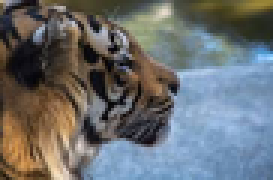
#> input picture Python/images/Color/test.png, 91 x 60 px, shrunk from 275 x 183 before the run (shown 3 times larger)
$ python histograms.py
#> lines starting #> are read from the running program, lines starting #| are printed output that depends on the picture
import cv2
import numpy as np
import matplotlib.pyplot as plt

def calculate_and_plot_histograms(color_image_path, bw_image_paths):
    # Загрузка цветного изображения
#> called with color_image_path = 'images/Color/test.png'
    color_image = cv2.imread(color_image_path)
#> color_image is the input picture: shape (60, 91, 3); mean B, G, R 112.2, 110.3, 106.7
    color_image_gray = cv2.cvtColor(color_image, cv2.COLOR_BGR2GRAY)
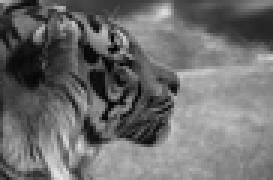
#> color_image_gray: shape (60, 91) (shown 3 times larger); min 4, max 228, mean 109.5

    # Вычисление гистограммы цветного изображения
    hist_color = cv2.calcHist([color_image_gray], [0], None, [256], [0, 256])
#> hist_color = 256 values, max 63 at index 158, min 0 at index 0, mean 21.33
    hist_color = hist_color / hist_color.sum()  # Нормализация
#> hist_color = 256 values, max 0.0115 at index 158, min 0 at index 0, mean 0.00391

    # Хранение результатов
    correlations = []
    histograms_bw = []

    for bw_image_path in bw_image_paths:
        # Загрузка черно-белого изображения
        bw_image = cv2.imread(bw_image_path, cv2.IMREAD_GRAYSCALE)
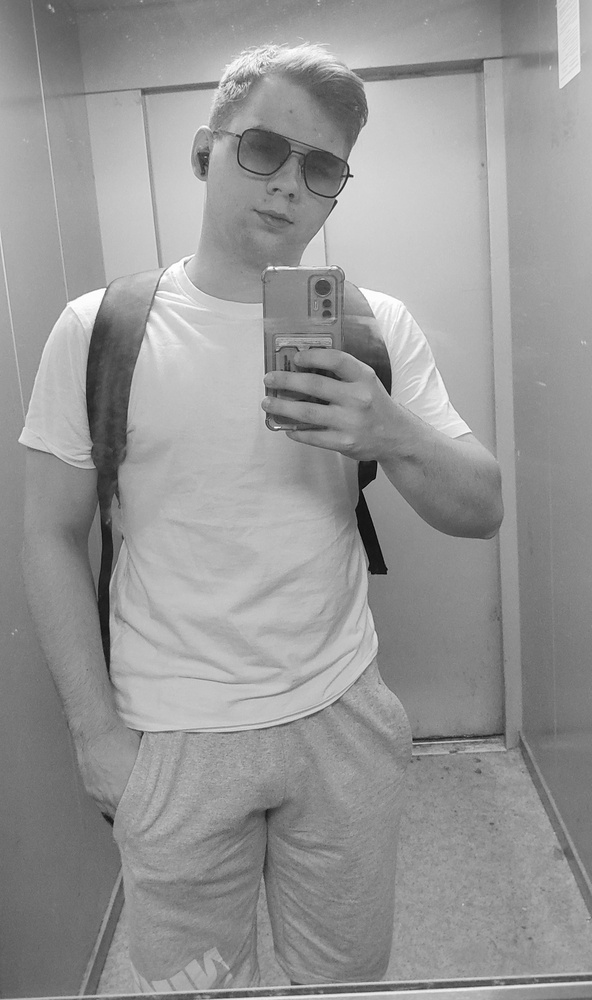
#> input picture Python/images/BW/bwimage1.jpg, 592 x 1000 px, shrunk from 1800 x 3038 before the run
#> bw_image is the input picture: shape (1000, 592); min 2, max 255, mean 150.6

        # Вычисление гистограммы черно-белого изображения
        hist_bw = cv2.calcHist([bw_image], [0], None, [256], [0, 256])
#> hist_bw = 256 values, max 8079 at index 138, min 0 at index 0, mean 2312.5
        hist_bw = hist_bw / hist_bw.sum()  # Нормализация
#> hist_bw = 256 values, max 0.0136 at index 138, min 0 at index 0, mean 0.00391
        histograms_bw.append(hist_bw)

        # Сравнение гистограмм
        correlation = cv2.compareHist(hist_color, hist_bw, cv2.HISTCMP_CORREL)
#> correlation = 0.561
        correlations.append(correlation)

    # Построение графиков гистограмм
    plt.figure(figsize=(12, 8))

    # Гистограмма цветного изображения
    plt.subplot(2, 2, 1)
    plt.plot(hist_color, color='blue', label='Цветное изображение (градации серого)')
    plt.title('Гистограмма цветного изображения (градации серого)', fontsize=12)
    plt.xlabel('Интенсивность пикселя', fontsize=10)
    plt.ylabel('Нормированная частота', fontsize=10)
    plt.legend()

    # Гистограммы черно-белых изображений
    for i, hist_bw in enumerate(histograms_bw):
        plt.subplot(2, 2, i + 2)
        plt.plot(hist_bw, color='black', label=f'Чёрно-белое изображение {i + 1}')
        plt.title(f'Гистограмма чёрно-белого изображения {i + 1}', fontsize=12)
        plt.xlabel('Интенсивность пикселя', fontsize=10)
        plt.ylabel('Нормированная частота', fontsize=10)
        plt.legend()
#> this loop made 2 passes

    plt.tight_layout()
    plt.show()
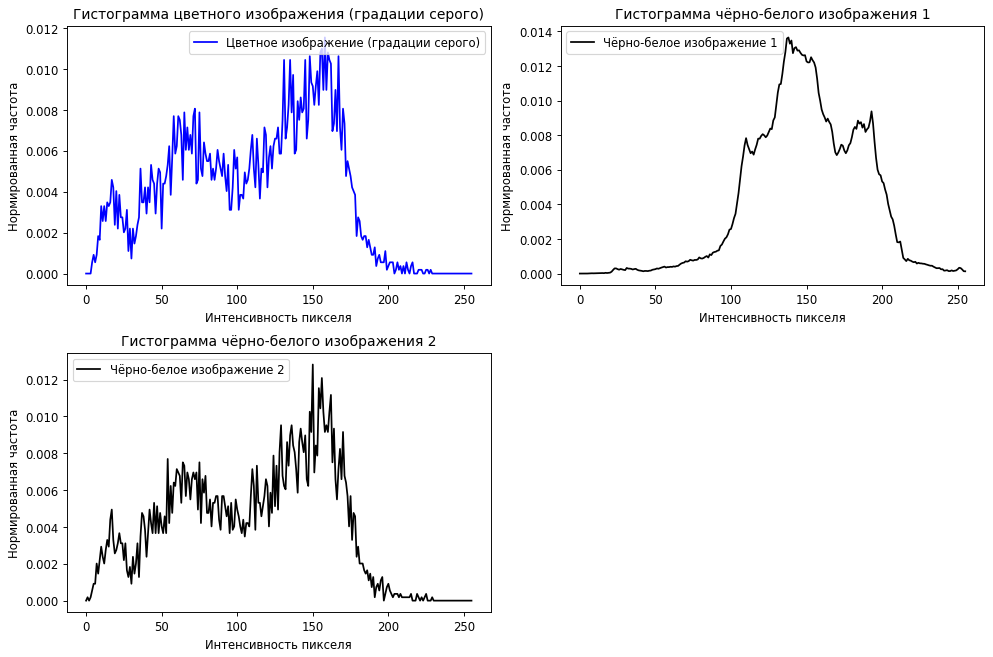
#> figure drawn by matplotlib, 3 panels; panel 1: curve peaks at x = 158, y = 0.0115; panel 2: curve peaks at x = 138, y = 0.0136; panel 3: curve peaks at x = 150, y = 0.0128

    # Визуализация корреляции
    plt.figure(figsize=(6, 4))
    bars = plt.bar(range(len(correlations)), correlations, color=['red' if c < 0.9 else 'green' for c in correlations])
    plt.xticks(range(len(correlations)), [f'ЧБ изображение {i + 1}' for i in range(len(correlations))])
    plt.ylim(0, 1)
    plt.title('Коэффициент корреляции', fontsize=14)
    plt.ylabel('Корреляция', fontsize=12)
    plt.xlabel('Изображения', fontsize=12)
    for bar, correlation in zip(bars, correlations):
        yval = bar.get_height()
        plt.text(bar.get_x() + bar.get_width() / 2, yval, f'{correlation:.2f}', ha='center', va='bottom', fontsize=10)
#> this loop made 2 passes
#> (correlation, yval) on passes 1 to 2: (0.561, 0.561), (0.944, 0.944)
    plt.show()
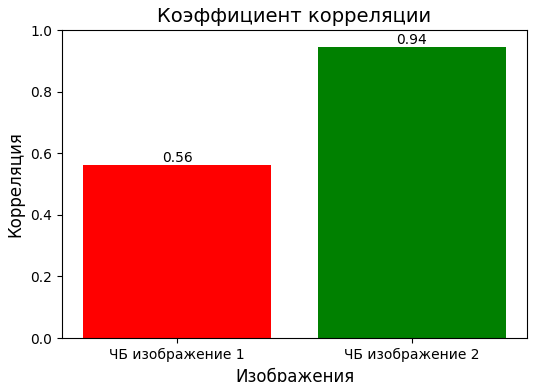
#> figure drawn by matplotlib, 1 panel

# Укажите пути к вашим изображениям
color_image_path = "images/Color/test.png"
bw_image_paths = ["images/BW/bwimage1.jpg", "images/BW/good.jpg"]

calculate_and_plot_histograms(color_image_path, bw_image_paths)
